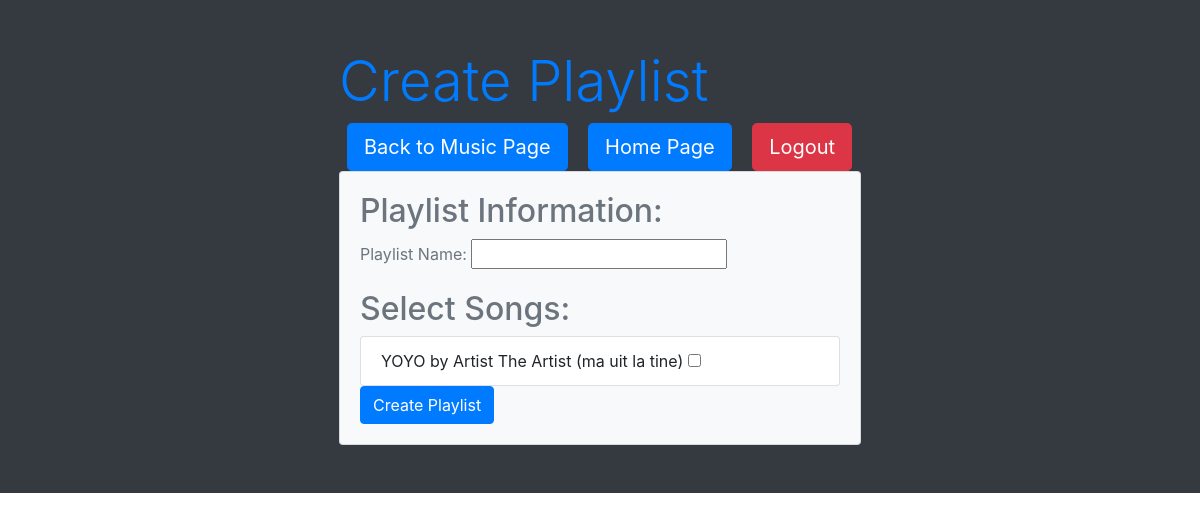
Before: /playlists/create/ with the older database file.
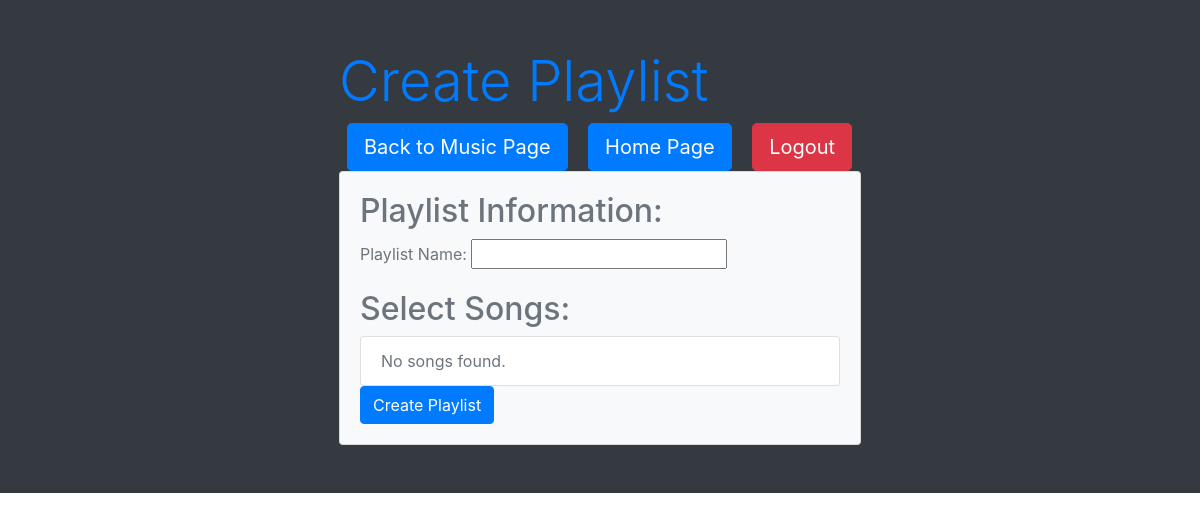
After: the same page with the newer database file.
### music_streaming_app/models.py (models this page shows, shortened)
class MusicTrack(models.Model):
    title = models.CharField(max_length=100)
    artist = models.ForeignKey(User, on_delete=models.CASCADE, related_name='tracks')
    audio_file = models.FileField(upload_to='audio_files/')
    genre = models.CharField(max_length=50)

class User(AbstractUser):
    name = models.CharField(max_length=100, unique=True)
    bio = models.TextField()
    is_artist = models.BooleanField(default=False)
    email = models.EmailField(blank=True)

### music_streaming_app/views.py (the view, shortened to what this page needs)
# urls.py: path("playlists/create/", views.create_playlist, name="create_playlist"),  # DONE
def create_playlist(request):
    music_tracks = MusicTrack.objects.all()
    return render(request, "create_playlist.html", {"music_tracks": music_tracks})

### music_streaming_app/templates/create_playlist.html (shortened to what this page needs)
{% extends 'base.html' %}
{% block content %}
    <div class="container">
        <div class="row justify-content-center">
            <div class="col-md-6">
                <h1 class="display-4 text-primary">Create Playlist</h1>
                <a href="{% url "music_page" %}" class="btn btn-primary btn-lg mx-2">Back to Music Page</a>
                <a href="{% url "home-page" %}" class="btn btn-primary btn-lg mx-2">Home Page</a>
                <a href="{% url "logout" %}" class="btn btn-danger btn-lg mx-2">Logout</a>
                <div class="card bg-light">
                    <div class="card-body">
                        <form method="post">
                            <h2 class="text-secondary">Playlist Information:</h2>
                            <div class="form-group">
                                <label for="id_name" class="text-secondary">Playlist Name:</label>
                                <input type="text" id="id_name" name="name" required>
                            </div>
                            <h2 class="text-secondary">Select Songs:</h2>
                            <ul class="list-group">
                                {% for song in music_tracks %}
                                    <li class="list-group-item">
                                        {{ song.title }} by {{song.artist.name }} ({{ song.genre }})
                                        <input type="checkbox" name="tracks" value="{{ song.id }}">
                                    </li>
                                {% empty %}
                                    <li class="list-group-item text-secondary">No songs found.</li>
                                {% endfor %}
                            </ul>
                            <button type="submit" class="btn btn-primary">Create Playlist</button>
                        </form>
                    </div>
                </div>
            </div>
        </div>
    </div>
{% endblock %}

Changed rows visible on the page:
removed MusicTrack: title "YOYO", artist.name "Artist The Artist", genre "ma uit la tine"
Other visible differences:
text now shown: "No songs found."
